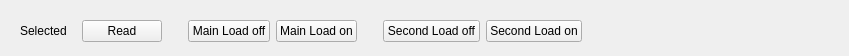
<?xml version="1.0" encoding="UTF-8"?>
<ui version="4.0">
 <class>RelayButtonsWdgt</class>
 <widget class="QWidget" name="RelayButtonsWdgt">
  <property name="geometry">
   <rect>
    <x>0</x>
    <y>0</y>
    <width>849</width>
    <height>54</height>
   </rect>
  </property>
  <property name="windowTitle">
   <string>Form</string>
  </property>
  <layout class="QVBoxLayout" name="verticalLayout">
   <item>
    <widget class="QWidget" name="widget" native="true">
     <property name="sizePolicy">
      <sizepolicy hsizetype="Expanding" vsizetype="Preferred">
       <horstretch>0</horstretch>
       <verstretch>0</verstretch>
      </sizepolicy>
     </property>
     <layout class="QHBoxLayout" name="horizontalLayout_2">
      <property name="topMargin">
       <number>9</number>
      </property>
      <property name="bottomMargin">
       <number>3</number>
      </property>
      <item>
       <widget class="QLabel" name="label_2">
        <property name="text">
         <string>Selected</string>
        </property>
       </widget>
      </item>
      <item>
       <widget class="QWidget" name="widget_2" native="true">
        <property name="sizePolicy">
         <sizepolicy hsizetype="Fixed" vsizetype="Preferred">
          <horstretch>0</horstretch>
          <verstretch>0</verstretch>
         </sizepolicy>
        </property>
        <layout class="QHBoxLayout" name="horizontalLayout">
         <property name="topMargin">
          <number>0</number>
         </property>
         <property name="bottomMargin">
          <number>0</number>
         </property>
         <item>
          <widget class="QPushButton" name="pbRead">
           <property name="sizePolicy">
            <sizepolicy hsizetype="Preferred" vsizetype="Fixed">
             <horstretch>0</horstretch>
             <verstretch>0</verstretch>
            </sizepolicy>
           </property>
           <property name="text">
            <string>Read</string>
           </property>
           <property name="icon">
            <iconset resource="../../../../Matilda-units/gui/image-and-font/res.qrc">
             <normaloff>:/katynko/svg3/relay-load-unknown.svg</normaloff>:/katynko/svg3/relay-load-unknown.svg</iconset>
           </property>
          </widget>
         </item>
         <item>
          <spacer name="verticalSpacer">
           <property name="orientation">
            <enum>Qt::Vertical</enum>
           </property>
           <property name="sizeType">
            <enum>QSizePolicy::Ignored</enum>
           </property>
           <property name="sizeHint" stdset="0">
            <size>
             <width>20</width>
             <height>40</height>
            </size>
           </property>
          </spacer>
         </item>
         <item>
          <widget class="QPushButton" name="pbLoadOff">
           <property name="sizePolicy">
            <sizepolicy hsizetype="Preferred" vsizetype="Fixed">
             <horstretch>0</horstretch>
             <verstretch>0</verstretch>
            </sizepolicy>
           </property>
           <property name="text">
            <string>Main Load off</string>
           </property>
           <property name="icon">
            <iconset resource="../../../../Matilda-units/gui/image-and-font/res.qrc">
             <normaloff>:/katynko/svg3/relay-load-off.svg</normaloff>:/katynko/svg3/relay-load-off.svg</iconset>
           </property>
          </widget>
         </item>
         <item>
          <widget class="QPushButton" name="pbLoadOn">
           <property name="sizePolicy">
            <sizepolicy hsizetype="Preferred" vsizetype="Fixed">
             <horstretch>0</horstretch>
             <verstretch>0</verstretch>
            </sizepolicy>
           </property>
           <property name="text">
            <string>Main Load on</string>
           </property>
           <property name="icon">
            <iconset resource="../../../../Matilda-units/gui/image-and-font/res.qrc">
             <normaloff>:/katynko/svg3/relay-load-on.svg</normaloff>:/katynko/svg3/relay-load-on.svg</iconset>
           </property>
          </widget>
         </item>
         <item>
          <spacer name="verticalSpacer_2">
           <property name="orientation">
            <enum>Qt::Vertical</enum>
           </property>
           <property name="sizeType">
            <enum>QSizePolicy::Ignored</enum>
           </property>
           <property name="sizeHint" stdset="0">
            <size>
             <width>20</width>
             <height>40</height>
            </size>
           </property>
          </spacer>
         </item>
         <item>
          <widget class="QPushButton" name="pbLoadOff_2">
           <property name="sizePolicy">
            <sizepolicy hsizetype="Preferred" vsizetype="Fixed">
             <horstretch>0</horstretch>
             <verstretch>0</verstretch>
            </sizepolicy>
           </property>
           <property name="text">
            <string>Second Load off</string>
           </property>
           <property name="icon">
            <iconset resource="../../../../Matilda-units/gui/image-and-font/res.qrc">
             <normaloff>:/katynko/svg3/relay-load-off.svg</normaloff>:/katynko/svg3/relay-load-off.svg</iconset>
           </property>
          </widget>
         </item>
         <item>
          <widget class="QPushButton" name="pbLoadOn_2">
           <property name="sizePolicy">
            <sizepolicy hsizetype="Preferred" vsizetype="Fixed">
             <horstretch>0</horstretch>
             <verstretch>0</verstretch>
            </sizepolicy>
           </property>
           <property name="text">
            <string>Second Load on</string>
           </property>
           <property name="icon">
            <iconset resource="../../../../Matilda-units/gui/image-and-font/res.qrc">
             <normaloff>:/katynko/svg3/relay-load-on.svg</normaloff>:/katynko/svg3/relay-load-on.svg</iconset>
           </property>
          </widget>
         </item>
        </layout>
       </widget>
      </item>
      <item>
       <spacer name="horizontalSpacer">
        <property name="orientation">
         <enum>Qt::Horizontal</enum>
        </property>
        <property name="sizeType">
         <enum>QSizePolicy::Expanding</enum>
        </property>
        <property name="sizeHint" stdset="0">
         <size>
          <width>77</width>
          <height>20</height>
         </size>
        </property>
       </spacer>
      </item>
     </layout>
    </widget>
   </item>
  </layout>
 </widget>
 <resources>
  <include location="../../../../Matilda-units/gui/image-and-font/res.qrc"/>
 </resources>
 <connections/>
</ui>
